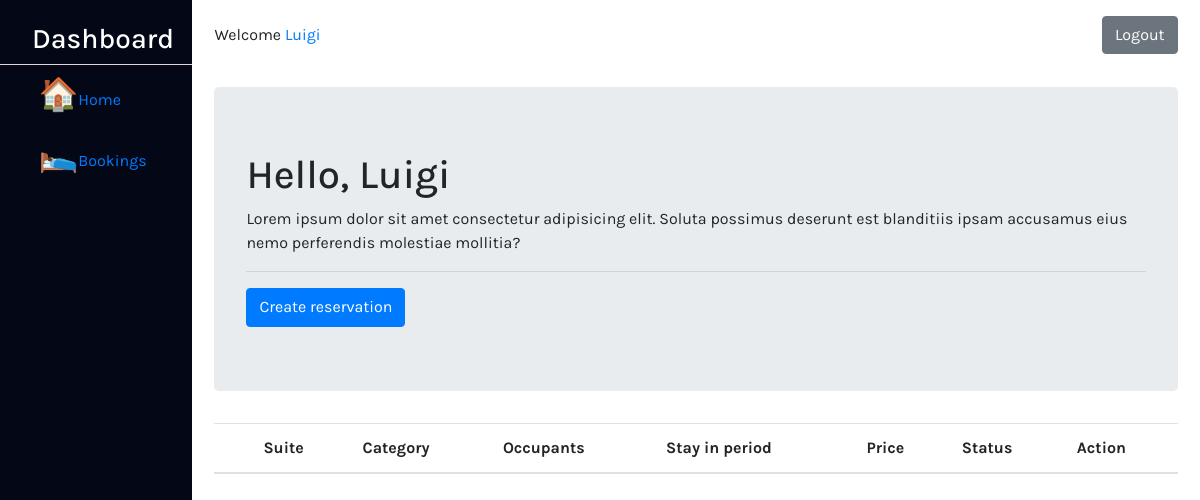
Before: /reservation/dashboard.php?uid=7 (signed in) with the older database file.
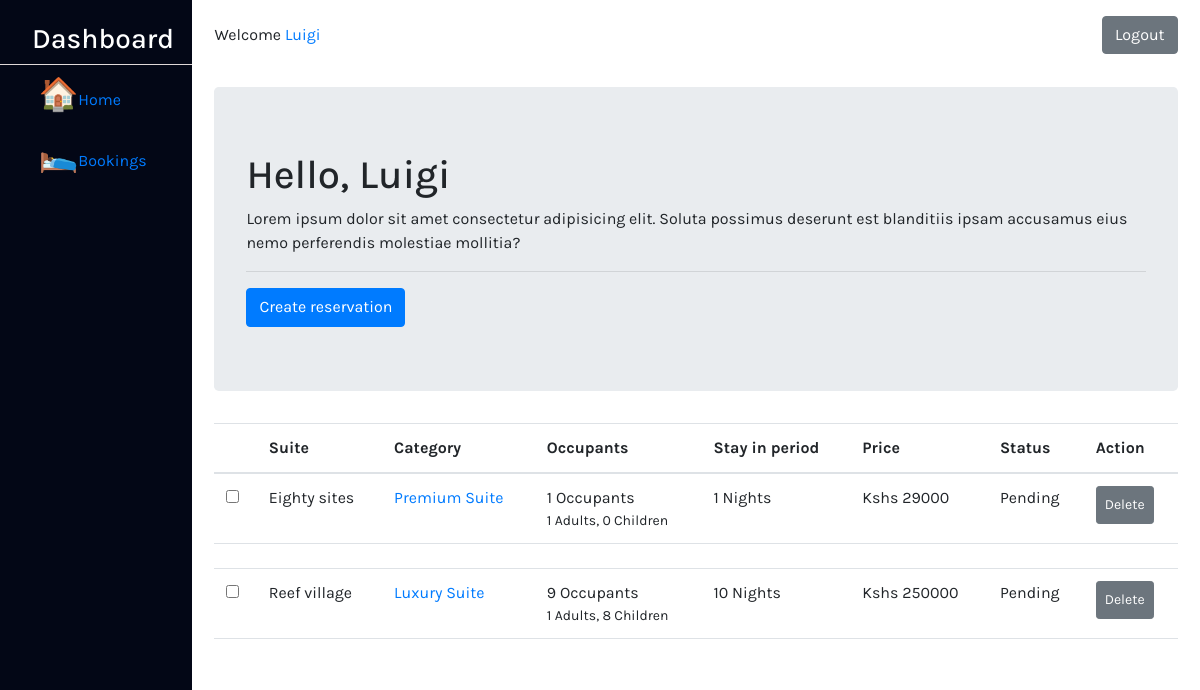
After: the same page with the newer database file.
### tables this page shows
CREATE TABLE `applications` (
  `id` int(11) NOT NULL,
  `created_by` int(11) DEFAULT NULL,
  `checkin` date NOT NULL,
  `checkout` date NOT NULL,
  `adults` int(11) NOT NULL DEFAULT 1,
  `children` int(11) NOT NULL DEFAULT 0,
  `created_on` date NOT NULL DEFAULT current_timestamp(),
  `suite` int(11) NOT NULL,
  `roomSelected` int(11) DEFAULT NULL,
  `totalPrice` int(11) NOT NULL,
  `isApproved` tinyint(1) NOT NULL DEFAULT 0,
  `paymentStatus` tinyint(1) NOT NULL DEFAULT 0
);

CREATE TABLE `rooms` (
  `roomid` int(11) NOT NULL,
  `name` varchar(55) DEFAULT NULL,
  `number` varchar(55) NOT NULL,
  `category` int(11) NOT NULL,
  `capacity` int(11) NOT NULL,
  `image` varchar(255) NOT NULL,
  `isReserved` tinyint(1) NOT NULL DEFAULT 0,
  `isBooked` tinyint(1) NOT NULL DEFAULT 0,
  `created_on` date NOT NULL DEFAULT current_timestamp()
);

CREATE TABLE `categories` (
  `id` int(11) NOT NULL,
  `description` varchar(55) NOT NULL,
  `label` char(5) NOT NULL,
  `capacity` int(11) NOT NULL,
  `price` int(11) NOT NULL
);

### reservation/dashboard.php (the view, shortened to what this page needs)
<?php
function getRes($id){
    $pdo = establishCONN();
    $stmt = $pdo->prepare("SELECT applications.id, applications.created_by, applications.suite, applications.checkin, applications.checkout, applications.adults, applications.children, applications.totalPrice, applications.isApproved, categories.description, categories.price, users.fname, users.lname, rooms.name AS rname FROM applications LEFT JOIN categories ON applications.suite = categories.id LEFT JOIN users ON applications.created_by = users.id LEFT JOIN rooms ON applications.roomSelected = roomid WHERE applications.created_by = :id");
    $stmt->bindValue(':id', $id);
    $stmt->execute();
    return $stmt->fetchAll(PDO::FETCH_ASSOC);
}
?>
<!DOCTYPE html>
<html lang="en">
<head>
   <link rel="stylesheet" href="https://cdn.jsdelivr.net/npm/bootstrap@4.6.2/dist/css/bootstrap.min.css">
   <link rel="stylesheet" href="style.css">
</head>
<body>
   <section id="dashboard">
      <aside class="aside">
         <nav class="side-nav">
            <h3>Dashboard</h3>
            <ul>
               <li class="side-nav-item"><a href="#" class="dash-side-link"><span style="font-size: 2rem;">🏠</span>Home</a></li>
               <li class="side-nav-item"><a href="#" class="dash-side-link"><span style="font-size: 2rem;">🛌</span>Bookings</a></li>
            </ul>
         </nav>
      </aside>
      <main>
         <nav class="dash-nav">
            <div class="dash-nav-right">
               <p>Welcome <a href="#"><?php echo $_SESSION["HM_ufname"] ?></a></p>
               <p><a href="./logout.php" class="btn btn-secondary">Logout</a></p>
            </div>
         </nav>
         <div class="jumbotron">
            <h1>Hello, <?php echo $_SESSION["HM_ufname"] ?></h1>
            <p>Lorem ipsum dolor sit amet consectetur adipisicing elit. Soluta possimus deserunt est blanditiis ipsam accusamus eius nemo perferendis molestiae mollitia?</p>
            <hr>
            <a href="./index.php" class="btn btn-primary">Create reservation</a>
         </div>
         <div id="bookings">
            <?php $res = getRes($_SESSION["HM_uid"]); ?>
            <table class="table custom-table">
               <thead>
                  <tr>
                     <th scope="col">
                     </th>
                     <th scope="col">Suite</th>
                     <th scope="col">Category</th>
                     <th scope="col">Occupants</th>
                     <th scope="col">Stay in period</th>
                     <th scope="col">Price</th>
                     <th scope="col">Status</th>
                     <th scope="col">Action</th>
                  </tr>
               </thead>
               <tbody>
                  <?php foreach($res as $r) {?>
                  <tr scope="row">
                     <th scope="row">
                        <label class="control control--checkbox">
                        <input type="checkbox">
                        </label>
                     </th>
                     <td><?php echo $r["rname"] ?></td>
                     <td><a href="#"><?php echo $r["description"]; ?></a></td>
                     <td>
                     <?php echo($r["adults"] + $r["children"]); ?> Occupants
                     <small class="d-block"><?php echo $r["adults"]?> Adults, <?php echo $r["children"] ?> Children</small>
                     </td>
                     <td>
                        <?php
                           $date1 = new DateTime($r["checkin"]);
                           $date2 = new DateTime($r["checkout"]);
                           $numberOfNights= $date2->diff($date1)->format("%a");
                           $total = $numberOfNights * $r["price"];
                        ?>
                        <?php echo $numberOfNights ?> Nights
                     </td>
                     <td>Kshs <?php echo $total ?></td>
                     <td><?php if($r["isApproved"]) {echo "Approved";} else {echo "Pending";} ?></td>
                     <td>
                        <form method="post">
                           <button class="btn btn-secondary btn-sm">Delete</button>
                        </form>
                     </td>
                  </tr>
                  <tr class="spacer"><td colspan="100"></td></tr>
                  <?php } ?>
               </tbody>
            </table>
         </div>
      </main>
   </section>
</body>
</html>

### reservation/style.css (style rules this page uses)
* { margin: 0; padding: 0; }
body { font-family: 'Karla', sans-serif; }
.btn { height: 2.4rem; }
.dash-nav { border-bottom: #fff .7px solid; display: flex; position: sticky; top: 0; background-color: #fff; padding: 1rem 0; }
.dash-nav-right { display: flex; align-items: center; gap: 1rem; justify-content: space-between; width: 100%; }
#dashboard { display: flex; height: 100vh; }
.aside { width: 16%; padding: 1.4rem 0; background-color: rgb(3, 7, 22); color: #fff; }
.aside h3 { padding: 0 2rem; }
.aside ul { border-top: #e0d8d8 .6px solid; }
.side-nav-item { padding: .4rem 2.4rem; }
main { width: 90%; padding: 0 1.4rem; overflow-y: auto; }
.jumbotron { max-width: 968px; }

Changed rows visible on the page:
added applications: rooms.name "Eighty sites", suite.description "Premium Suite", $r["adults"] + $r["children"] "1", adults "1", children "0", numberOfNights "1", suite.price "29000", isApproved "Pending"
added applications: rooms.name "Reef village", suite.description "Luxury Suite", $r["adults"] + $r["children"] "9", adults "1", children "8", numberOfNights "10", total "250000", isApproved "Pending"
